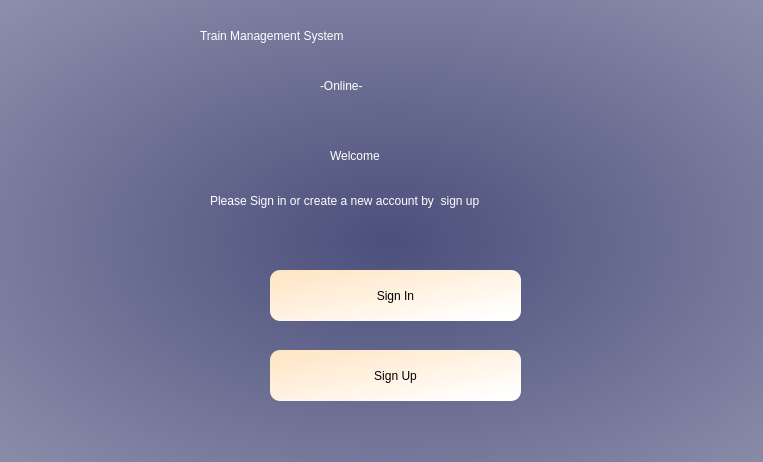
<?xml version="1.0" encoding="UTF-8"?>
<ui version="4.0">
 <class>Form</class>
 <widget class="QWidget" name="Form">
  <property name="geometry">
   <rect>
    <x>0</x>
    <y>0</y>
    <width>763</width>
    <height>462</height>
   </rect>
  </property>
  <property name="windowTitle">
   <string>Form</string>
  </property>
  <property name="styleSheet">
   <string notr="true">QWidget#Form{
background-color:qradialgradient(spread:pad, cx:0.51165, cy:0.523, radius:2, fx:0.511, fy:0.522727, stop:0 rgba(75, 79, 123, 255), stop:1 rgba(255, 255, 255, 255))}</string>
  </property>
  <widget class="QLabel" name="label">
   <property name="geometry">
    <rect>
     <x>200</x>
     <y>-10</y>
     <width>421</width>
     <height>91</height>
    </rect>
   </property>
   <property name="styleSheet">
    <string notr="true">
font: 26pt &quot;Segoe UI&quot;;color:rgb(255,255,255)</string>
   </property>
   <property name="text">
    <string>Train Management System</string>
   </property>
  </widget>
  <widget class="QPushButton" name="signinButton">
   <property name="geometry">
    <rect>
     <x>270</x>
     <y>270</y>
     <width>251</width>
     <height>51</height>
    </rect>
   </property>
   <property name="styleSheet">
    <string notr="true">font: 16pt &quot;Segoe UI&quot;;
border-radius:10px;background-color:
qlineargradient(spread:pad, x1:0, y1:0, x2:1, y2:1, stop:0 rgba(255, 228, 194, 255), stop:0.914773 rgba(255, 255, 255, 255))</string>
   </property>
   <property name="text">
    <string>Sign In</string>
   </property>
  </widget>
  <widget class="QPushButton" name="signupButton">
   <property name="geometry">
    <rect>
     <x>270</x>
     <y>350</y>
     <width>251</width>
     <height>51</height>
    </rect>
   </property>
   <property name="styleSheet">
    <string notr="true">font: 16pt &quot;Segoe UI&quot;;
border-radius:10px;background-color:
qlineargradient(spread:pad, x1:0, y1:0, x2:1, y2:1, stop:0 rgba(255, 228, 194, 255), stop:0.914773 rgba(255, 255, 255, 255))</string>
   </property>
   <property name="text">
    <string>Sign Up</string>
   </property>
  </widget>
  <widget class="QLabel" name="label_3">
   <property name="geometry">
    <rect>
     <x>210</x>
     <y>180</y>
     <width>391</width>
     <height>41</height>
    </rect>
   </property>
   <property name="styleSheet">
    <string notr="true">font: 13pt &quot;Segoe UI&quot;;color:rgb(255, 255, 255)</string>
   </property>
   <property name="text">
    <string>Please Sign in or create a new account by  sign up</string>
   </property>
  </widget>
  <widget class="QLabel" name="label_4">
   <property name="geometry">
    <rect>
     <x>330</x>
     <y>130</y>
     <width>161</width>
     <height>51</height>
    </rect>
   </property>
   <property name="styleSheet">
    <string notr="true">color:rgb(255, 255, 255);
font: 22pt &quot;Segoe UI&quot;;</string>
   </property>
   <property name="text">
    <string>Welcome</string>
   </property>
  </widget>
  <widget class="QLabel" name="label_7">
   <property name="geometry">
    <rect>
     <x>320</x>
     <y>40</y>
     <width>141</width>
     <height>91</height>
    </rect>
   </property>
   <property name="styleSheet">
    <string notr="true">
font: 26pt &quot;Segoe UI&quot;;color:rgb(255,255,255)</string>
   </property>
   <property name="text">
    <string>-Online-</string>
   </property>
  </widget>
  <widget class="QLabel" name="label_8">
   <property name="geometry">
    <rect>
     <x>10</x>
     <y>340</y>
     <width>121</width>
     <height>111</height>
    </rect>
   </property>
   <property name="text">
    <string/>
   </property>
   <property name="pixmap">
    <pixmap>turn.png</pixmap>
   </property>
   <property name="scaledContents">
    <bool>true</bool>
   </property>
  </widget>
  <widget class="QLabel" name="label_6">
   <property name="geometry">
    <rect>
     <x>610</x>
     <y>10</y>
     <width>151</width>
     <height>91</height>
    </rect>
   </property>
   <property name="text">
    <string/>
   </property>
   <property name="pixmap">
    <pixmap>left train.png</pixmap>
   </property>
   <property name="scaledContents">
    <bool>true</bool>
   </property>
  </widget>
  <widget class="QLabel" name="label_2">
   <property name="geometry">
    <rect>
     <x>0</x>
     <y>10</y>
     <width>191</width>
     <height>121</height>
    </rect>
   </property>
   <property name="text">
    <string/>
   </property>
   <property name="pixmap">
    <pixmap>train-station.png</pixmap>
   </property>
   <property name="scaledContents">
    <bool>true</bool>
   </property>
  </widget>
 </widget>
 <resources/>
 <connections/>
</ui>
